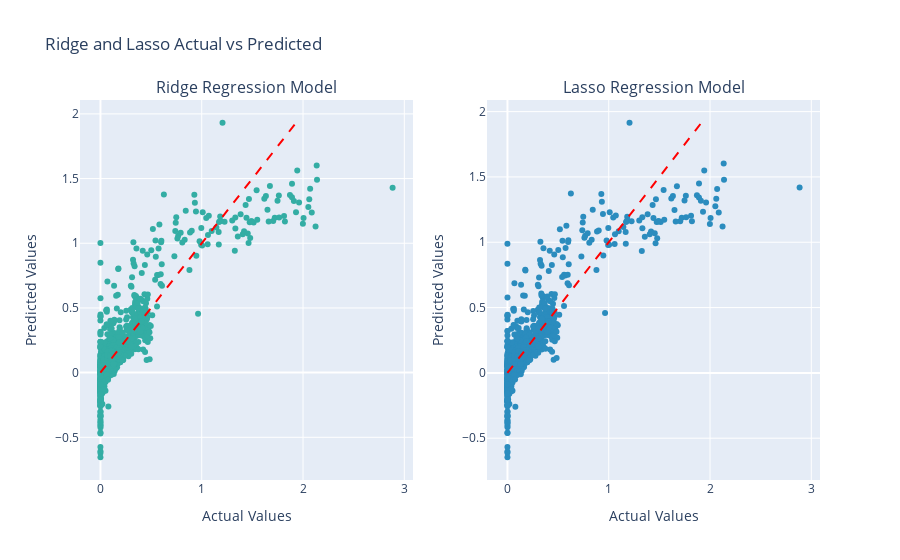

The cell this chart's notebook holds for it:
### Markdown cell above
We see that the model has a better performance with respect to the Linear Regression without the PCA, but there are still lot of values that are not well explained by the model.

### Code cell
# Create subplots 
fig = make_subplots(rows=1, cols=2, subplot_titles=('Ridge Regression Model', 'Lasso Regression Model'))

# Scatter plot for Model 1
fig.add_trace(go.Scatter(x=y_test, y=y_pred_ridge_pca, mode='markers', name='Ridge Regression Model',
                         marker=dict(color='#33ADA4')), row=1, col=1)

# Scatter plot for Model 2
fig.add_trace(go.Scatter(x=y_test, y=y_pred_lasso_pca, mode='markers', name='Lasso Regression Model',
                         marker=dict(color='#2b8cbe')), row=1, col=2)

# Perfect Prediction Line for both subplots
fig.add_trace(go.Scatter(x=[min(y_test), max(y_pred_ridge_pca)], y=[min(y_test), max(y_pred_ridge_pca)],
                         mode='lines', line=dict(color='red', dash='dash'), name='Perfect Prediction Line'),
                         row=1, col=1)

fig.add_trace(go.Scatter(x=[min(y_test), max(y_pred_lasso_pca)], y=[min(y_test), max(y_pred_lasso_pca)],
                         mode='lines', line=dict(color='red', dash='dash'), name='Perfect Prediction Line'),
                         row=1, col=2)

# Set axes labels and title
fig.update_xaxes(title_text='Actual Values', row=1, col=1)
fig.update_xaxes(title_text='Actual Values', row=1, col=2)
fig.update_yaxes(title_text='Predicted Values', row=1, col=1)
fig.update_yaxes(title_text='Predicted Values', row=1, col=2)
fig.update_layout(title='Ridge and Lasso Actual vs Predicted', showlegend=False)

# Show the plot
fig.show()

### Figure 1 — Plotly figure (JSON) as saved in the notebook; plotly's stock layout.template omitted (floating-point values rounded to 4 significant figures; data arrays with more than 128 entries replaced by an {"elided": "..."} marker saying what was removed)
{"data": [{"marker": {"color": "#33ADA4"}, "mode": "markers", "name": "Ridge Regression Model", "type": "scatter", "x": {"elided": "1946 float values"}, "xaxis": "x", "y": {"elided": "1946 float values"}, "yaxis": "y"}, {"marker": {"color": "#2b8cbe"}, "mode": "markers", "name": "Lasso Regression Model", "type": "scatter", "x": {"elided": "1946 float values"}, "xaxis": "x2", "y": {"elided": "1946 float values"}, "yaxis": "y2"}, {"line": {"color": "red", "dash": "dash"}, "mode": "lines", "name": "Perfect Prediction Line", "type": "scatter", "x": [-0.0004451, 1.931], "xaxis": "x", "y": [-0.0004451, 1.931], "yaxis": "y"}, {"line": {"color": "red", "dash": "dash"}, "mode": "lines", "name": "Perfect Prediction Line", "type": "scatter", "x": [-0.0004451, 1.915], "xaxis": "x2", "y": [-0.0004451, 1.915], "yaxis": "y2"}], "layout": {"annotations": [{"font": {"size": 16}, "showarrow": false, "text": "Ridge Regression Model", "x": 0.225, "xanchor": "center", "xref": "paper", "y": 1, "yanchor": "bottom", "yref": "paper"}, {"font": {"size": 16}, "showarrow": false, "text": "Lasso Regression Model", "x": 0.775, "xanchor": "center", "xref": "paper", "y": 1, "yanchor": "bottom", "yref": "paper"}], "showlegend": false, "title": {"text": "Ridge and Lasso Actual vs Predicted"}, "xaxis": {"anchor": "y", "domain": [0, 0.45], "title": {"text": "Actual Values"}}, "xaxis2": {"anchor": "y2", "domain": [0.55, 1], "title": {"text": "Actual Values"}}, "yaxis": {"anchor": "x", "domain": [0, 1], "title": {"text": "Predicted Values"}}, "yaxis2": {"anchor": "x2", "domain": [0, 1], "title": {"text": "Predicted Values"}}}}
